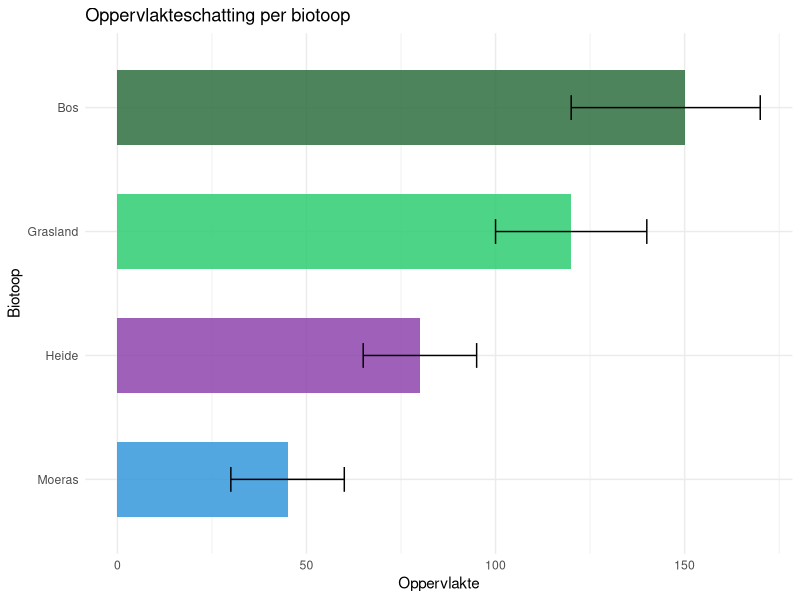
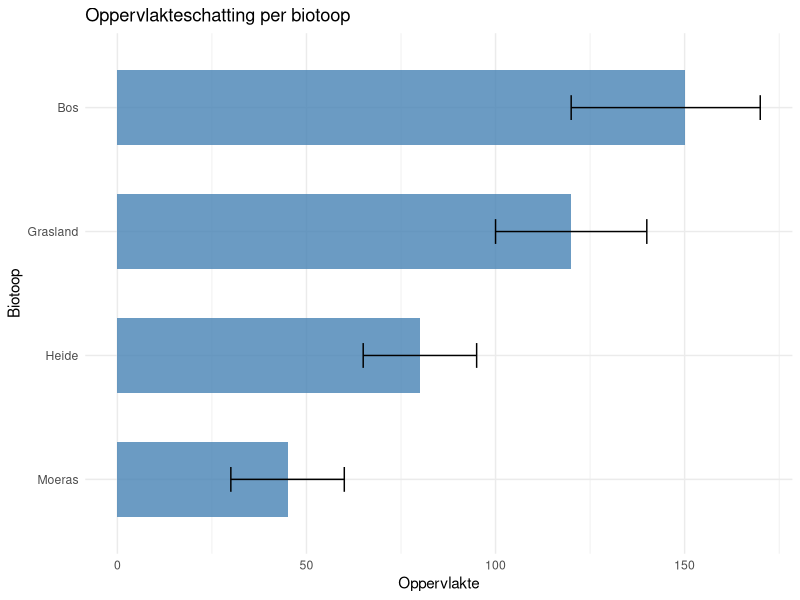
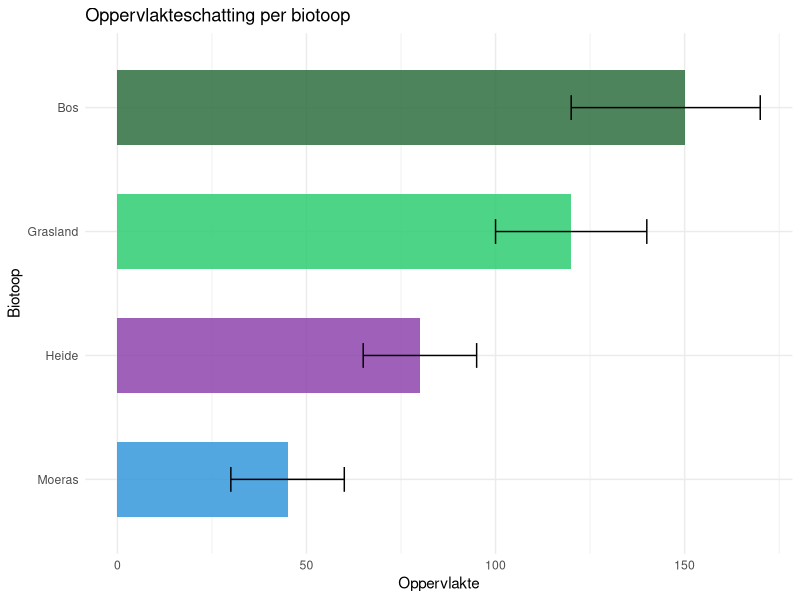

Here is the R script that generated these plots, in order:
# draft code voor figuur analyse C.Wils dd. 6/v/25 obv Gemini-suggesties 11/viii/26

# probeersel 3 aanpassing gemini 2 met eigen data en ecosysteemtypen

library(ggplot2)

# 1. Voorbeelddata
df <- data.frame(
  biotoop = c("Bos", "Heide", "Moeras", "Grasland"),
  OPP     = c(150, 80, 45, 120),
  MINOPP  = c(120, 65, 30, 100),
  MAXOPP  = c(170, 95, 60, 140)
)

# 2. Definieer je eigen hex-kleurcodes per biotoop
kleuren_biotoop <- c(
  "Bos"      = "#2e6f40", # Donkergroen
  "Heide"    = "#8e44ad", # Paars
  "Moeras"   = "#3498db", # Blauw
  "Grasland" = "#2ecc71"  # Lichtgroen
)

# 3. Figuur maken
ggplot(df, aes(y = reorder(biotoop, OPP), x = OPP, fill = biotoop)) +
  geom_col(width = 0.6, alpha = 0.85) +
  geom_errorbar(aes(xmin = MINOPP, xmax = MAXOPP), width = 0.2, color = "black") +
  scale_fill_manual(values = kleuren_biotoop) +
  labs(
    title = "Oppervlakteschatting per biotoop",
    x = "Oppervlakte",
    y = "Biotoop"
  ) +
  theme_minimal() +
  theme(legend.position = "none") # Verbergt de legende, want de Y-as toont de namen al

# probeersel 1 gemini

library(ggplot2)

# Voorbeelddata (vervang 'df' door de naam van jouw data frame)
df <- data.frame(
  biotoop = c("Bos", "Heide", "Moeras", "Grasland"),
  OPP     = c(150, 80, 45, 120),
  MINOPP  = c(120, 65, 30, 100),
  MAXOPP  = c(170, 95, 60, 140)
)

# Figuur maken
ggplot(df, aes(y = reorder(biotoop, OPP), x = OPP)) +
  geom_col(fill = "steelblue", width = 0.6, alpha = 0.8) +
  geom_errorbar(aes(xmin = MINOPP, xmax = MAXOPP), width = 0.2, color = "black") +
  labs(
    title = "Oppervlakteschatting per biotoop",
    x = "Oppervlakte",
    y = "Biotoop"
  ) +
  theme_minimal()

# probeersel 2 gemini met eigen hex-kleurcodes

library(ggplot2)

# 1. Voorbeelddata
df <- data.frame(
  biotoop = c("Bos", "Heide", "Moeras", "Grasland"),
  OPP     = c(150, 80, 45, 120),
  MINOPP  = c(120, 65, 30, 100),
  MAXOPP  = c(170, 95, 60, 140)
)

# 2. Definieer je eigen hex-kleurcodes per biotoop
kleuren_biotoop <- c(
  "Bos"      = "#2e6f40", # Donkergroen
  "Heide"    = "#8e44ad", # Paars
  "Moeras"   = "#3498db", # Blauw
  "Grasland" = "#2ecc71"  # Lichtgroen
)

# 3. Figuur maken
ggplot(df, aes(y = reorder(biotoop, OPP), x = OPP, fill = biotoop)) +
  geom_col(width = 0.6, alpha = 0.85) +
  geom_errorbar(aes(xmin = MINOPP, xmax = MAXOPP), width = 0.2, color = "black") +
  scale_fill_manual(values = kleuren_biotoop) +
  labs(
    title = "Oppervlakteschatting per biotoop",
    x = "Oppervlakte",
    y = "Biotoop"
  ) +
  theme_minimal() +
  theme(legend.position = "none") # Verbergt de legende, want de Y-as toont de namen al
